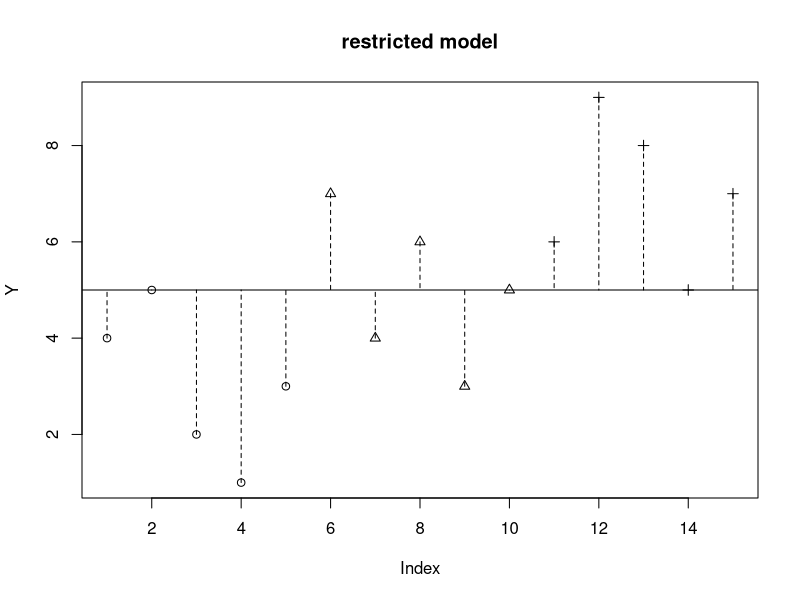
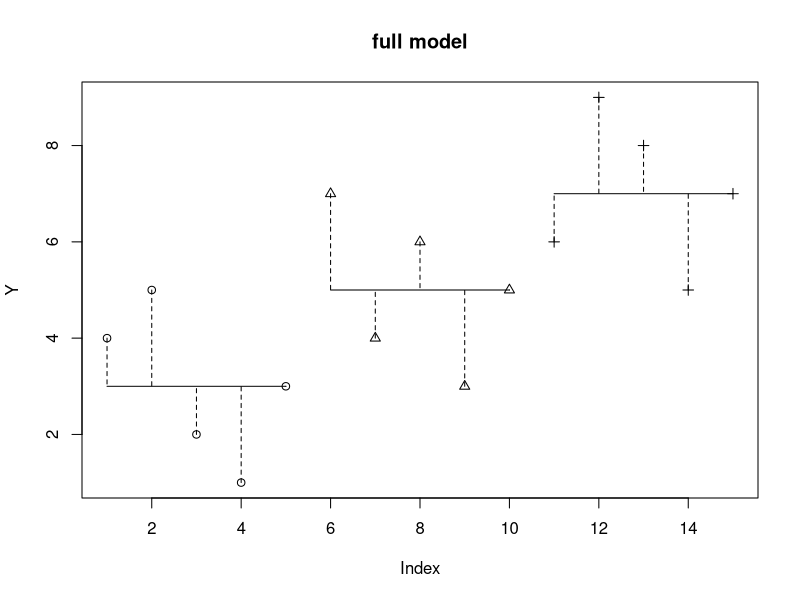

The R source for these figures, in order:
## ---- chunk 1
Y <- c(4,5,2,1,3,7,4,6,3,5,6,9,8,5,7)
myFac <- c(1,1,1,1,1,2,2,2,2,2,3,3,3,3,3)
plot(Y, pch=myFac, main="restricted model")
abline(h=mean(Y))
for (i in 1:length(Y)) {
	lines(c(i,i), c(Y[i], mean(Y)), lty=2)
}
## ---- chunk 2
Y <- c(4,5,2,1,3,7,4,6,3,5,6,9,8,5,7)
myFac <- c(1,1,1,1,1,2,2,2,2,2,3,3,3,3,3)
plot(Y, pch=myFac, main="full model")
for (j in 1:3) {
	w <- which(myFac==j)
	lines(c(min(w),max(w)),c(mean(Y[w]),mean(Y[w])))
	for (i in 1:length(w)) {
		lines(c(w[i],w[i]), c(Y[w[i]], mean(Y[w])), lty=2)
	}
}
## ---- chunk 3
m1 <- aov(Y ~ factor(myFac))
summary(m1)
## ---- chunk 4
m2 <- lm(Y ~ factor(myFac))
summary(m2)
## ---- chunk 5
anova(m2)
## ---- chunk 6
ferrydata=read.table("../data/ferrydata.csv", header=T, sep=",")
summary(ferrydata)
aggregate(list(Mean_Passengers=ferrydata$Passengers), list(Day=ferrydata$Day), mean)
aggregate(list(SD_Passengers=ferrydata$Passengers), list(Day=ferrydata$Day), sd)
## ---- chunk 7
shapiro.test(subset(ferrydata$Passengers, ferrydata$Day=="Fri"))
shapiro.test(subset(ferrydata$Passengers, ferrydata$Day=="Sat"))
shapiro.test(subset(ferrydata$Passengers, ferrydata$Day=="Sun"))
## ---- chunk 8
ferrydata=read.table("../data/ferrydata.csv", header=T, sep=",")
bartlett.test(Passengers ~ Day, data=ferrydata)
